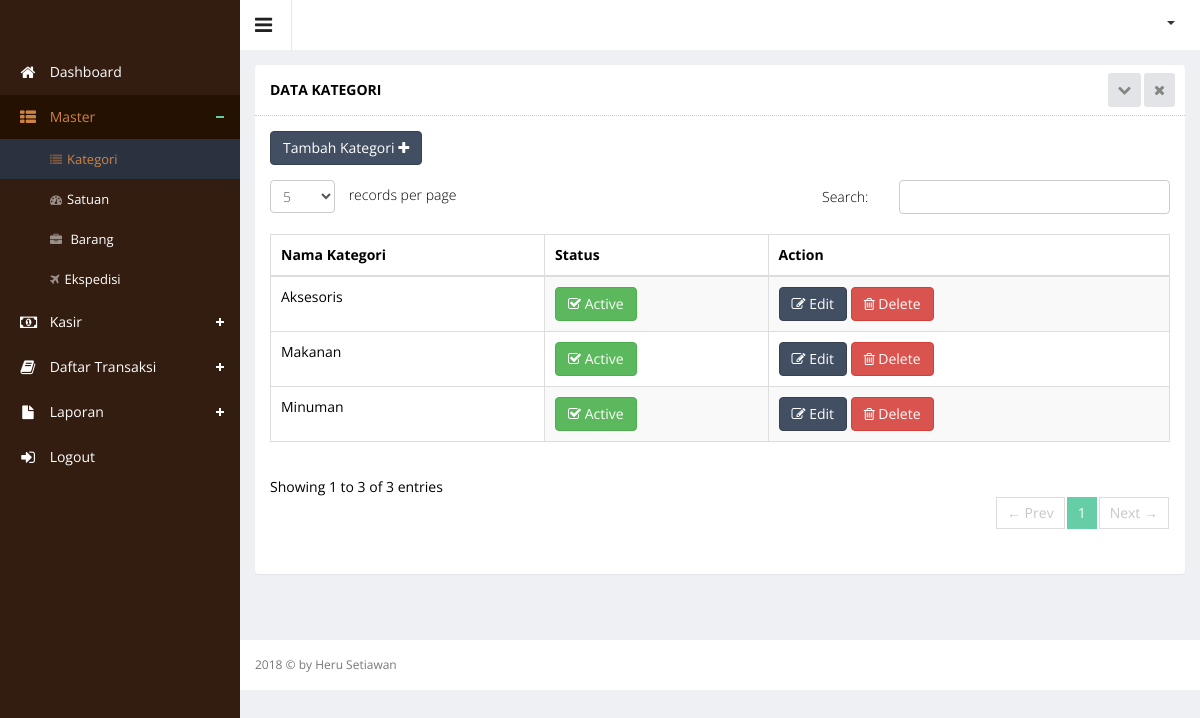
/index.php?hal=master/category/list (signed in), run on the app's committed database.
### tables this page shows
CREATE TABLE `category` (
  `category_id` int(11) NOT NULL,
  `category_name` varchar(250) DEFAULT NULL,
  `category_status` enum('Y','N') DEFAULT NULL
);

### master/category/list.php (the view, shortened to what this page needs)
<div class="wrapper">
    <div class="row">
        <div class="col-sm-12">
            <section class="panel">
                <header class="panel-heading">
                    Data KAtegori
                    <span class="tools pull-right">
                        <a href="javascript:;" class="fa fa-chevron-down"></a>
                        <a href="javascript:;" class="fa fa-times"></a>
                     </span>
                </header>
                <div class="panel-body">
                    <div class="adv-table editable-table ">
                        <div class="clearfix">
                            <div class="btn-group">
                                <a href="?hal=master/category/add">
                                    <button data-toggle="modal" class="btn btn-primary">
                                        Tambah Kategori <i class="fa fa-plus"></i>
                                    </button>
                                </a>
                            </div>
                        </div>
                        <table class="table table-striped table-hover table-bordered" id="editable-sample">
                            <thead>
                            <tr>
                                <th>Nama Kategori</th>
                                <th>Status</th>
                                <th>Action</th>
                            </tr>
                            </thead>
                            <tbody>
                            <?php
                            $queryCategory = $connect->query("SELECT * FROM category ORDER BY category_id DESC");
                            while ($rowCategory = mysqli_fetch_array($queryCategory)) {
                                ?>
                                <tr class="">
                                    <td><?php echo $rowCategory['category_name']; ?></td>
                                    <td><?php if ($rowCategory['category_status'] == 'Y') { ?>
                                            <button class="btn btn-success" type="submit"><i
                                                        class="fa fa-check-square-o"></i> Active
                                            </button>
                                        <?php } else { ?>
                                            <button class="btn btn-danger" type="submit"><i class="fa fa-ban"></i> Not
                                                Active
                                            </button>
                                        <?php } ?></td>
                                    <td>
                                        <a href="?hal=master/category/edit&id=<?php echo $rowCategory['category_id']; ?>">
                                            <button class="btn btn-primary" type="submit"><i class="fa fa-edit"></i>
                                                Edit
                                            </button>
                                        </a>
                                        <a href="?hal=master/category/list&hapus=<?php echo $rowCategory['category_id']; ?>">
                                            <button class="btn btn-danger" type="submit" name="hapus"><i
                                                        class="fa fa-trash-o"></i> Delete
                                            </button>
                                        </a>
                                    </td>
                                </tr>
                            <?php } ?>
                            </tbody>
                        </table>
                    </div>
                </div>
            </section>
        </div>
    </div>
</div>

### data on the page
category: category_name "Aksesoris", category_status "Y" (drawn)
category: category_name "Minuman", category_status "Y" (drawn)
category: category_name "Makanan", category_status "Y" (drawn)
